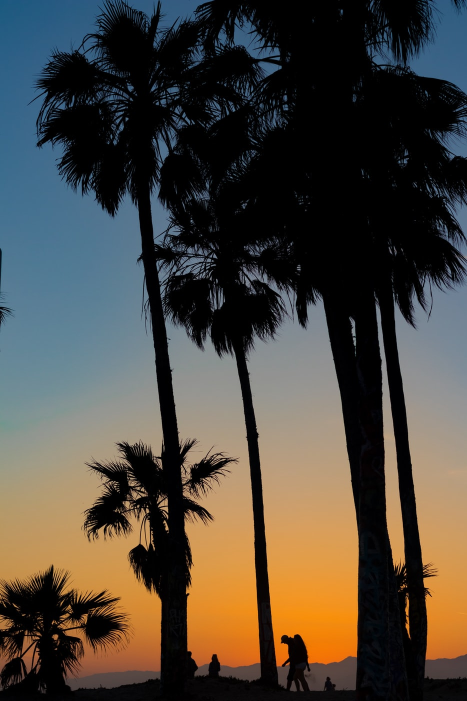
#> input picture data/palm_trees.jpg, 934 x 1401 px (shown at 1/2 size)
$ jupyter execute --allow-errors 3_Matplotlib.ipynb
#> lines starting #> are read from the running program, lines starting #| are printed output that depends on the picture
# Matplotlib

Credits:
- [2021 Python for Machine Learning & Data Science Masterclass by Jose Portilla Udemy](https://www.udemy.com/course/python-for-machine-learning-data-science-masterclass/)

- Hannah Aizenman, Thomas Caswell, [Introduction to Matplotlib](https://www.youtube.com/watch?v=Tr4DYo4v5AY), [Github](https://github.com/story645/mpl_tutorial/tree/master/notebooks)

[Matplotlib](https://matplotlib.org/) is known as the “Grandfather” of plotting and visualization libraries for Python. Many other visualization libraries are built directly off of Matplotlib (e.g. seaborn and pandas built-in visualization).

Matplotlib is heavily inspired by the plotting functions of the MatLab programming language. It allows for the creation of almost any plot type and heavy customization.

This ability to heavily customize a plot comes at a trade-off for beginners, since it can be confusing to learn the Matplolib syntax at first. This is mainly due to the fact that there are actually two separate approaches to creating plots, functional based methods and OOP based methods.
    - Matplotlib Basics: **Functional** Method
    - Matplotlib Figures and Subplots: **OOP** Method

[Gallery of Examples](https://matplotlib.org/gallery.html)

In this notebook we have the following topics coverd -

- [plt.plot() -- Functional Method](#1)
- [plt.figure() -- OOP Method](#2)
- [plt.subplots() -- OOP Method](#3)
- [Styling](#4)
- [Advanced Matplotlib Commands](#5)
    - Logarithmic scale
    - Placement of ticks and custom tick labels
    - Scientific notation
    - Axis number and axis label spacing
    - Axis position adjustments
    - Axis grid
    - Axis spines
    - Twin axes
    - Set axes where x and y is zero
- [Other 2D plot styles](#6)
    - Text annotation
    - Figures with multiple subplots and insets
        - subplots
        - subplot2grid
        - gridspec
        - add_axes
- [Colormap and contour figures](#7)
    - pcolor
    - imshow
    - contour
- [3D figures](#8)
    - Surface plots
    - Wire-frame plot
    - Coutour plots with projections
- [Scatter plot analysis](#9)
- [Histogram analysis](#10)
- [Pie chart analysis](#11)
- [Bar chart analysis](#12)
- [Images](#13)

[cell 1]
import numpy as np
import matplotlib.pyplot as plt

[cell 2]
# data
a = np.linspace(0,10,11) # linspace is linearly spaced points
b = a**4

x = np.arange(0,10)
y = x*2

<a id='1'></a>
### plt.plot() -- Functional Method

Use these simple plt.plot() calls for quickly visualizing relationships and data.

plt.plot(x,y) returns a 'matplotlib.lines.Line2D' object and its location in the memory something like this -
```
[<matplotlib.lines.Line2D at 0x7f4ac11988d0>]
```
And it also rendering the visualization as the actual plot.

To avoid printing the object with address use either of the following options -

```
plt.plot();
```
OR
```
plt.plot()
plt.show()  # necessary when using .py script
```

[cell 3]
plt.plot(a,b)
plt.xlabel('a')
plt.ylabel('b')
plt.title('Some Plot')
plt.xlim(0,10)
plt.ylim(0,10000)
plt.savefig('images/new_plot.png')
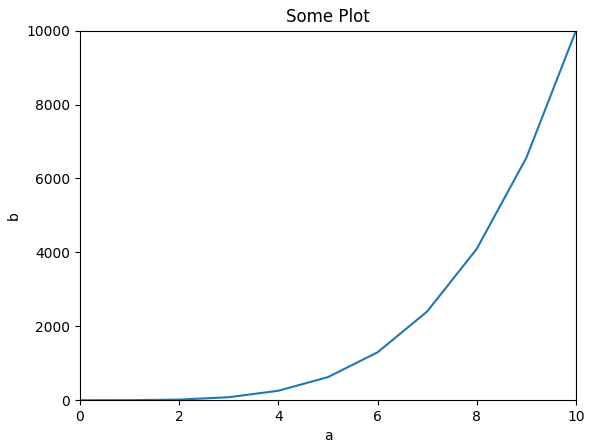
#> figure drawn by matplotlib, 1 panel; curve peaks at x = 10, y = 10000

plt.show()

<a id='2'></a>
### plt.figure() -- OOP Method

The more comprehensive Matplotlib OOP API makes use of a Figure object (acts as a background canvas). We then add axes to this Figure object and then plot on those axes. This allows for very robust controls over the entire plot.

```
fig = plt.figure(figsize=(10,10))
axes = fig.add_axes([0, 0, 1, 1])
axes.plot(x, y)
```
\[0,0,1,1\] are lower left corner coods, and width, height wrt to the canvas

In theory we could set axes side by side using plt.figure() calls, but typically it is easier to use plt.subplots() function calls for this.

[cell 4]
# main plot with a zoomed-in section

fig = plt.figure(figsize=(5,4), dpi=None)

# large axes (as the main plot)
ax1 = fig.add_axes([0,0,1,1])
ax1.plot(a,b)
ax1.set_xlim(0,10)
ax1.set_ylim(0,10000)
ax1.set_xlabel('a')
ax1.set_ylabel('b')
ax1.set_title('Power of 4')

# small axes (as an insert)
ax2 = fig.add_axes([0.15,0.3,0.5,0.25])
ax2.plot(a,b)
ax2.set_xlim(5,6)
ax2.set_ylim(500,1500)
ax2.set_xlabel('a')
ax2.set_ylabel('b')
ax2.set_title('Zoomed in')

plt.show()
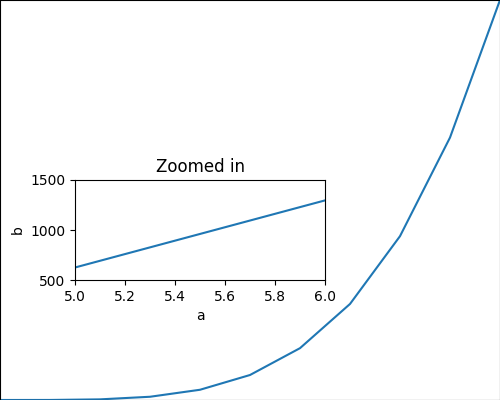
#> figure drawn by matplotlib, 2 panels; panel 1: curve peaks at x = 10, y = 10000; panel 2: curve peaks at x = 10, y = 10000

[cell 5]
# figure parameters -- figsize, dpi, savefig,
# bbox_inches (fit the noundaing box to include the x,y ticks)

fig = plt.figure(figsize=(5,3), dpi=200)

# large axes (as the main plot)
ax1 = fig.add_axes([0,0,1,1])
ax1.plot(a,b)

plt.show()
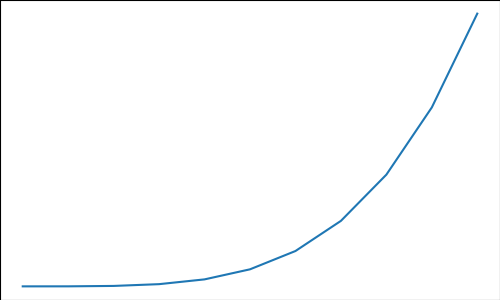
#> figure drawn by matplotlib, 1 panel; curve peaks at x = 10, y = 10000

fig.savefig('images/new_figure.png', bbox_inches='tight')

<a id='3'></a>
### plt.subplots() -- OOP Method

The plt.subplots() object will act as a more automatic axis manager. This makes it much easier to show multiple plots side by side.

The plt.subplots() command returns a tuple containing the Figure canvas and then a numpy array holding the axes objects.

plt.subplots() returns a tuple which by common convention we label (fig,axes):
- fig: This is the entire Figure canvas.
- axes: This is a numpy array holding each of the axes according to position in the overall canvas.

[cell 6]
# a plot matrix (array)

fig, ax = plt.subplots(nrows=2, ncols=2, dpi=200, figsize=(5,3))

ax[0,0].plot(a,b)
ax[0,1].plot(x,y)
ax[1,0].plot(a,2*b)
ax[1,1].plot(x,2*y)

# figure level title (super title)
fig.suptitle('Figure with 4 axes', fontsize=15)

# avoid overlaping ticks -- 2 options

# 1. using tight_layout
plt.tight_layout()

# 2. using wspace (fraction of average width of the plots) and
# hspace (fraction of average hright of the plots)
fig.subplots_adjust(wspace=0.4, hspace=0.3)

fig.savefig('images/new_subplots.png', bbox_inches='tight')
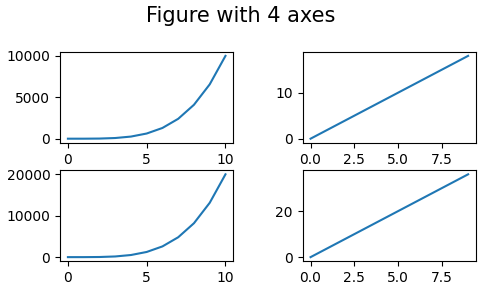
#> figure drawn by matplotlib, 4 panels; panel 1: curve peaks at x = 10, y = 10000; panel 2: curve peaks at x = 9, y = 18; panel 3: curve peaks at x = 10, y = 20000; panel 4: curve peaks at x = 9, y = 36

plt.show()

<a id='4'></a>
### Styling

Matplotlib offers very robust styling functions that allow us to edit
colors,
[legends](https://matplotlib.org/2.0.2/users/legend_guide.html),
line widths,
[markers](https://matplotlib.org/3.2.2/api/markers_api.html).

#### Custom linestyle dash

The dash sequence is a sequence of floats of even length describing
the length of dashes and spaces in points.

For example, (5, 2, 1, 2) describes a sequence of 5 point and 1 point dashes separated by 2 point spaces.

First, we see we can actually "grab" the line from the .plot() command.

[cell 7]
fig = plt.figure()
ax = fig.add_axes([0,0,1,1])

ax.plot(x,x,label='x vs x',c='r',lw=1,ls='--', marker='x', ms=12)

# RGB hex clr, line options, marker options,
lineList = ax.plot(x,x**2, label='x vs x^2', c='#473608',lw=2,
                  marker='o', ms='10', markerfacecolor='red',
                  markeredgecolor='y', markeredgewidth=4)

# custom linestyle using the list of lines lineList
# 1pt - 2ws - 2pt - 2ws - 4pt - 2ws - 8pt - 2ws - 16pt - 1ws
lineList[0].set_dashes([1,2,2,2,4,2,8,2,16,1])

ax.legend(loc=(1.02, 0.5)) # location of legend wrt to canvas H/W

plt.show()
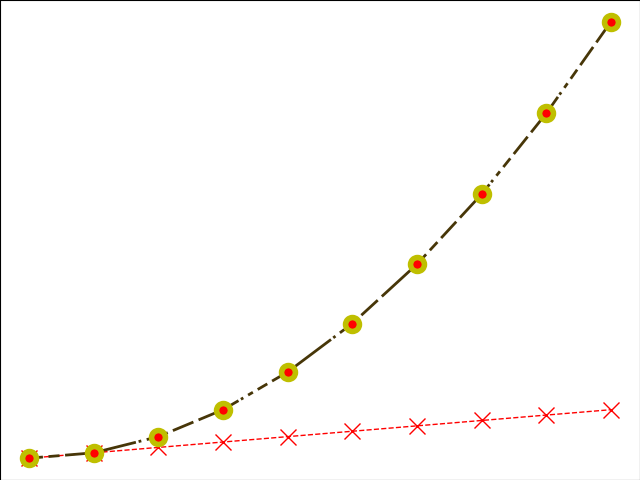
#> figure drawn by matplotlib, 1 panel; curve peaks at x = 9, y = 9; curve peaks at x = 9, y = 81

<a id='5'></a>
### Advanced Matplotlib Commands

[cell 8]
x = np.arange(0,6)

#### Logarithmic scale

It is also possible to set a logarithmic scale for one or both axes. This functionality is in fact only one application of a more general transformation system in Matplotlib. Each of the axes' scales are set seperately using `set_xscale` and `set_yscale` methods which accept one parameter (with the value "log" in this case):

[cell 9]
fig, axes = plt.subplots(1, 2, figsize=(10,4))

axes[0].plot(x, x**2, x, np.exp(x)) # passing a series of x,y data
axes[0].set_title("Normal scale")

axes[1].plot(x, x**2, x, np.exp(x)) # passing a series of x,y data
axes[1].set_yscale("log")
axes[1].set_title("Logarithmic scale (y)");
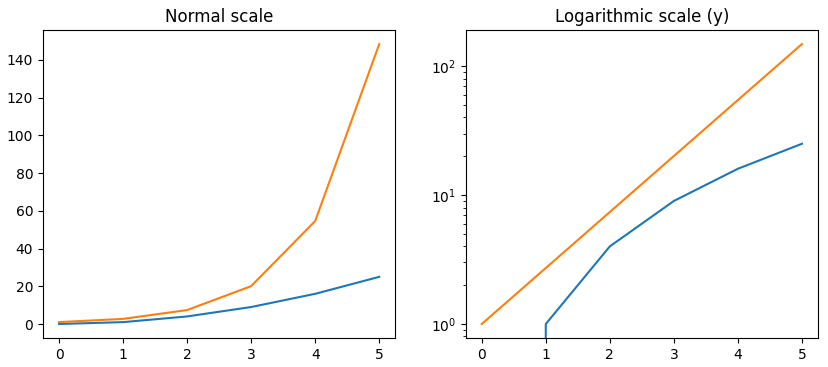
#> figure drawn by matplotlib, 2 panels

#### Placement of ticks and custom tick labels

We can explicitly determine where we want the axis ticks with `set_xticks` and `set_yticks`, which both take a list of values for where on the axis the ticks are to be placed. We can also use the `set_xticklabels` and `set_yticklabels` methods to provide a list of custom text labels for each tick location:

[cell 10]
fig, ax = plt.subplots(figsize=(10, 4))

ax.plot(x, x**2, x, x**3, lw=2)

ax.set_xticks([1, 2, 3, 4, 5])
ax.set_xticklabels([r'$\alpha$', r'$\beta$', \
                    r'$\gamma$', r'$\delta$', r'$\epsilon$'], \
                   fontsize=18)

yticks = [0, 50, 100, 150]
ax.set_yticks(yticks)
# use LaTeX formatted labels
ax.set_yticklabels(["$%.1f$" % y for y in yticks], fontsize=18);
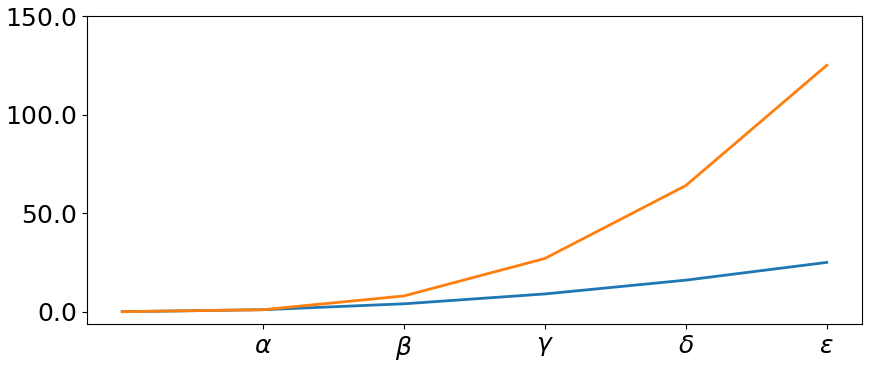
#> figure drawn by matplotlib, 1 panel

There are a number of more advanced methods for controlling major and minor tick placement in matplotlib figures, such as automatic placement according to different policies. See [ticker API](http://matplotlib.org/api/ticker_api.html) for details.

#### Scientific notation

With large numbers on axes, it is often better use scientific notation:

[cell 11]
fig, ax = plt.subplots(1, 1)

ax.plot(x, x**2, x, np.exp(x))
ax.set_title("scientific notation")

ax.set_yticks([0, 50, 100, 150])

from matplotlib import ticker
formatter = ticker.ScalarFormatter(useMathText=True)
formatter.set_scientific(True)
formatter.set_powerlimits((-1,1))
ax.yaxis.set_major_formatter(formatter)
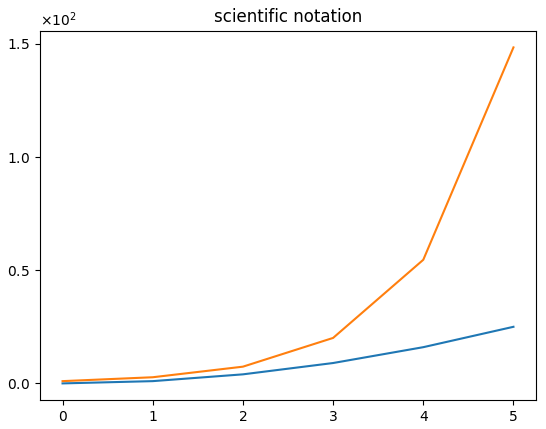
#> figure drawn by matplotlib, 1 panel

#### Axis number and axis label spacing

[cell 12]
# distance between x and y axis and the numbers on the axes
import matplotlib
matplotlib.rcParams['xtick.major.pad'] = 5
matplotlib.rcParams['ytick.major.pad'] = 5

fig, ax = plt.subplots(1, 1)

ax.plot(x, x**2, x, np.exp(x))
ax.set_yticks([0, 50, 100, 150])

ax.set_title("label and axis spacing")

# padding between axis label and axis numbers
ax.xaxis.labelpad = 5
ax.yaxis.labelpad = 5

ax.set_xlabel("x")
ax.set_ylabel("y");

[cell 13]
# restore defaults
matplotlib.rcParams['xtick.major.pad'] = 3
matplotlib.rcParams['ytick.major.pad'] = 3

#### Axis position adjustments

Unfortunately, when saving figures the labels are sometimes clipped, and it can be necessary to adjust the positions of axes a little bit. This can be done using `subplots_adjust`:

[cell 14]
fig, ax = plt.subplots(1, 1)

ax.plot(x, x**2, x, np.exp(x))
ax.set_yticks([0, 50, 100, 150])

ax.set_title("title")
ax.set_xlabel("x")
ax.set_ylabel("y")

fig.subplots_adjust(left=0.15, right=.9, bottom=0.1, top=0.9);

#### Axis grid

With the `grid` method in the axis object, we can turn on and off grid lines. We can also customize the appearance of the grid lines using the same keyword arguments as the `plot` function:

[cell 15]
fig, axes = plt.subplots(1, 2, figsize=(10,3))

# default grid appearance
axes[0].plot(x, x**2, x, x**3, lw=2)
axes[0].grid(True)

# custom grid appearance
axes[1].plot(x, x**2, x, x**3, lw=2)
axes[1].grid(color='b', alpha=0.5, ls='--', lw=0.5)

#### Axis spines

[cell 16]
fig, ax = plt.subplots(figsize=(6,2))

ax.spines['bottom'].set_color('blue')
ax.spines['top'].set_color('blue')

ax.spines['left'].set_color('red')
ax.spines['left'].set_linewidth(2)

# turn off axis spine to the right
ax.spines['right'].set_color("none")
ax.yaxis.tick_left() # only ticks on the left side

#### Twin axes

Sometimes it is useful to have dual x or y axes in a figure; for example, when plotting curves with different units together. Matplotlib supports this with the `twinx` and `twiny` functions:

[cell 17]
fig, ax1 = plt.subplots()

ax1.plot(x, x**2, lw=2, color="blue")
ax1.set_ylabel(r"area $(m^2)$", fontsize=18, color="blue")
for label in ax1.get_yticklabels():
    label.set_color("blue")

ax2 = ax1.twinx()
ax2.plot(x, x**3, lw=2, color="red")
ax2.set_ylabel(r"volume $(m^3)$", fontsize=18, color="red")
for label in ax2.get_yticklabels():
    label.set_color("red")

#### Set axes where x and y is zero

[cell 18]
fig, ax = plt.subplots()

xx = np.linspace(-0.75, 1., 100)
ax.plot(xx, xx**3);

ax.spines['right'].set_color('none')
ax.spines['top'].set_color('none')

ax.xaxis.set_ticks_position('bottom')
# set position of x spine to x=0
ax.spines['bottom'].set_position(('data',0))

ax.yaxis.set_ticks_position('left')
# set position of y spine to y=0
ax.spines['left'].set_position(('data',0))

<a id='6'></a>
### Other 2D plot styles

In addition to the regular `plot` method, there are a number of other functions for generating different kind of plots. See the matplotlib plot [gallery](http://matplotlib.org/gallery.html) for a complete list of available plot types. Some of the more useful ones are show below:

[cell 19]
n = np.array([0,1,2,3,4,5])

fig, axes = plt.subplots(1, 4, figsize=(12,3), dpi=200)

axes[0].scatter(xx, xx + 0.25*np.random.randn(len(xx)))
axes[0].set_title("scatter")

axes[1].step(n, n**2, lw=2)
axes[1].set_title("step")

axes[2].bar(n, n**2, align="center", width=0.5, alpha=0.5)
axes[2].set_title("bar")

axes[3].fill_between(x, x**2, x**3, color="green", alpha=0.5);
axes[3].set_title("fill_between");

#### Text annotation

Annotating text in matplotlib figures can be done using the `text` function. It supports LaTeX formatting just like axis label texts and titles.

[cell 20]
fig, ax = plt.subplots()

ax.plot(xx, xx**2, xx, xx**3)

ax.text(0.15, 0.2, r"$y=x^2$", fontsize=20, color="blue")
ax.text(0.65, 0.1, r"$y=x^3$", fontsize=20, color="green");

#### Figures with multiple subplots and insets

Axes can be added to a matplotlib Figure canvas manually using `fig.add_axes` or using a sub-figure layout manager such as `subplots`, `subplot2grid`, or `gridspec`:

###### subplots

[cell 21]
fig, ax = plt.subplots(2, 3)
fig.tight_layout()

##### subplot2grid

[cell 22]
fig = plt.figure()
ax1 = plt.subplot2grid((3,3), (0,0), colspan=3)
ax2 = plt.subplot2grid((3,3), (1,0), colspan=2)
ax3 = plt.subplot2grid((3,3), (1,2), rowspan=2)
ax4 = plt.subplot2grid((3,3), (2,0))
ax5 = plt.subplot2grid((3,3), (2,1))
fig.tight_layout()

##### gridspec

[cell 23]
import matplotlib.gridspec as gridspec

fig = plt.figure()

gs = gridspec.GridSpec(2, 3, \
                       height_ratios=[2,1], width_ratios=[1,2,1])
for g in gs:
    ax = fig.add_subplot(g)

fig.tight_layout()

##### add_axes

Manually adding axes with `add_axes` is useful for adding insets to figures.

[cell 24]
fig, ax = plt.subplots()

ax.plot(xx, xx**2, xx, xx**3)
fig.tight_layout()

# inset
inset_ax = fig.add_axes([0.2, 0.55, 0.35, 0.35]) # X, Y, width, height

inset_ax.plot(xx, xx**2, xx, xx**3)
inset_ax.set_title('zoom near origin')

# set axis range
inset_ax.set_xlim(-.2, .2)
inset_ax.set_ylim(-.005, .01)

# set axis tick locations
inset_ax.set_yticks([0, 0.005, 0.01])
inset_ax.set_xticks([-0.1,0,.1]);

<a id='7'></a>
### Colormap and contour figures

Colormaps and contour figures are useful for plotting functions of two variables. In most of these functions we will use a colormap to encode one dimension of the data. There are a number of predefined colormaps. It is relatively straightforward to define custom colormaps. For a list of pre-defined colormaps, [see]( http://www.scipy.org/Cookbook/Matplotlib/Show_colormaps)

[cell 25]
alpha = 0.7
phi_ext = 2 * np.pi * 0.5

def flux_qubit_potential(phi_m, phi_p):
    return 2 + alpha - 2 * np.cos(phi_p) * np.cos(phi_m) - alpha * np.cos(phi_ext - 2*phi_p)

[cell 26]
phi_m = np.linspace(0, 2*np.pi, 100)
phi_p = np.linspace(0, 2*np.pi, 100)
X,Y = np.meshgrid(phi_p, phi_m)
Z = flux_qubit_potential(X, Y).T

#### pcolor

[cell 27]
fig, ax = plt.subplots()

p = ax.pcolor(X/(2*np.pi), Y/(2*np.pi), Z, cmap=matplotlib.cm.RdBu, vmin=abs(Z).min(), vmax=abs(Z).max())
cb = fig.colorbar(p, ax=ax)

#### imshow

[cell 28]
fig, ax = plt.subplots()

im = ax.imshow(Z, cmap='viridis', vmin=abs(Z).min(), vmax=abs(Z).max(), extent=[0, 1, 0, 1])
im.set_interpolation('bilinear')

cb = fig.colorbar(im, ax=ax)

#### contour

[cell 29]
fig, ax = plt.subplots()

cnt = ax.contour(Z, cmap='jet', vmin=abs(Z).min(), vmax=abs(Z).max(), extent=[0, 1, 0, 1])

<a id='8'></a>
### 3D figures

To use 3D graphics in matplotlib, we first need to create an instance of the `Axes3D` class. 3D axes can be added to a matplotlib figure canvas in exactly the same way as 2D axes; or, more conveniently, by passing a `projection='3d'` keyword argument to the `add_axes` or `add_subplot` methods.

[cell 30]
from mpl_toolkits.mplot3d.axes3d import Axes3D

#### Surface plots

[cell 31]
fig = plt.figure(figsize=(14,6), dpi=200)

# `ax` is a 3D-aware axis instance because of the projection='3d'
# keyword argument to add_subplot
ax = fig.add_subplot(1, 2, 1, projection='3d')

p = ax.plot_surface(X, Y, Z, rstride=4, cstride=4, linewidth=0)

# surface_plot with color grading and color bar
ax = fig.add_subplot(1, 2, 2, projection='3d')
p = ax.plot_surface(X, Y, Z, rstride=1, cstride=1, cmap=matplotlib.cm.coolwarm, linewidth=0, antialiased=False)
cb = fig.colorbar(p, shrink=0.5)

#### Wire-frame plot

[cell 32]
fig = plt.figure(figsize=(8,6))
ax = fig.add_subplot(1, 1, 1, projection='3d')
p = ax.plot_wireframe(X, Y, Z, rstride=4, cstride=4)

#### Coutour plots with projections

[cell 33]
fig = plt.figure(figsize=(8,6))

ax = fig.add_subplot(1,1,1, projection='3d')

ax.plot_surface(X, Y, Z, rstride=4, cstride=4, alpha=0.25)
cset = ax.contour(X, Y, Z, zdir='z', offset=-np.pi, cmap=matplotlib.cm.coolwarm)
cset = ax.contour(X, Y, Z, zdir='x', offset=-np.pi, cmap=matplotlib.cm.coolwarm)
cset = ax.contour(X, Y, Z, zdir='y', offset=3*np.pi, cmap=matplotlib.cm.coolwarm)

#ax.set_xlim3d(-np.pi, 2*np.pi);
#ax.set_ylim3d(0, 3*np.pi);
#ax.set_zlim3d(-np.pi, 2*np.pi);
ax.set(xlim3d=(-np.pi, 2*np.pi),
       ylim3d=(0, 3*np.pi),
       zlim3d=(-np.pi, 2*np.pi));

[cell 34]
# Titanic dataset
import pandas as pd
#> (the rest of this cell did not finish here and is left out)

<a id='9'></a>
### Scatter plot analysis

[cell 35]
# Create a ListedColormap so we can set the colors manually
import matplotlib.colors as mcolors
cmap = mcolors.ListedColormap(['black', 'yellowgreen'])

fig, ax = plt.subplots()

# Label all the things using set
_ = ax.set(xlabel='age',ylabel='fare',title='Titanic Passengers')

#> (the rest of this cell did not finish here and is left out)

<a id='10'></a>
### Histogram analysis

[cell 36]
fig, ax = plt.subplots()

#> (the rest of this cell did not finish here and is left out)

<a id='11'></a>
### Pie chart analysis

[cell 37]
fig, ax =plt.subplots()
#> (the rest of this cell did not finish here and is left out)

<a id='12'></a>
### Bar chart analysis

[cell 38]
fig, ax =plt.subplots()
#> (the rest of this cell did not finish here and is left out)

<a id='13'></a>
### Images

[cell 39]
# loading an image
im = np.load('images/dem.npy')
#> (reads images/dem.npy from the repository)
print(f"type: {type(im)}, shape:{im.shape}, dtype:{im.dtype}")

if 0:
    # displaying an image
    plt.imshow(im)

elif 0:
    # include a color bar to go with the image
    fig, ax = plt.subplots()
    img = ax.imshow(im)
    cbar = fig.colorbar(img)
    cbar.set_label('elevation')

elif 1:
    # To set the lower limit, use the vmin parameter to imshow
    fig, ax = plt.subplots()
    img = ax.imshow(im, vmin=700)
    cbar = fig.colorbar(img)
    cbar.set_label('elevation')

elif 0:
    # e.g. magma colormap
    fig, ax = plt.subplots()
    img = ax.imshow(im, cmap='magma')
    cbar = fig.colorbar(img)
    cbar.set_label('elevation')

elif 0:
    # Follow the lines (note the use of sharex, sharey)
    fig, (ax1, ax2) = plt.subplots(1, 2, sharex=True, sharey=True)
    ax1.contour(im, cmap='magma')
    ax1.set_aspect('equal')
    ax2.imshow(im, cmap='magma', origin='lower')
    # put (0, 0) on the lower left to match contour

elif 0:
    # Change the normalization (The default normalization is
    # linear, however there are cases where you need a more
    # exotic normalization)
    from matplotlib.colors import LogNorm

    # take the 2D fft of our test image and re-order to put 0
    # frequency in the center
    spike = np.abs(np.fft.fftshift(np.fft.fft2(im)))

    fig, (ax1, ax2) = plt.subplots(1, 2, tight_layout=True, figsize=(10, 5))

    lin_im = ax1.imshow(spike)
    _ = fig.colorbar(lin_im, ax=ax1)
    _ = ax1.set_title('linear color scale')

    log_im = ax2.imshow(spike, norm=LogNorm())
    _ = fig.colorbar(log_im, ax=ax2)
    _ = ax2.set_title('log color scale')

else:
    # We can make use of a BoundryNorm to quantize the data
    # (in in possibly non-uniform bins)
    import matplotlib.colors as mcolors
    import matplotlib.cm as mcm

    cmap = mcm.tab20b
    norm = mcolors.BoundaryNorm([1, 3, 4, 5, 7, 9, 12, 15, 20], cmap.N)

    data = np.arange(20).reshape((1, 20))

    fig, (ax1, ax2) = plt.subplots(2, 1, figsize=(10, 6))

    top = ax1.imshow(data, cmap=cmap, aspect='auto')
    fig.colorbar(top, ax=ax1)
    bottom = ax2.imshow(data, norm=norm, cmap=cmap, aspect='auto')
    fig.colorbar(bottom, ax=ax2)

[cell 40]
# .jpg, .png --> numpy array
import matplotlib.image as mpimg

image_as_array = mpimg.imread('data/palm_trees.jpg')
#> image_as_array is the input picture: shape (1401, 934, 3); mean R, G, B 75.9, 69.9, 61.3
#> (the rest of the program and of its run is left out)
